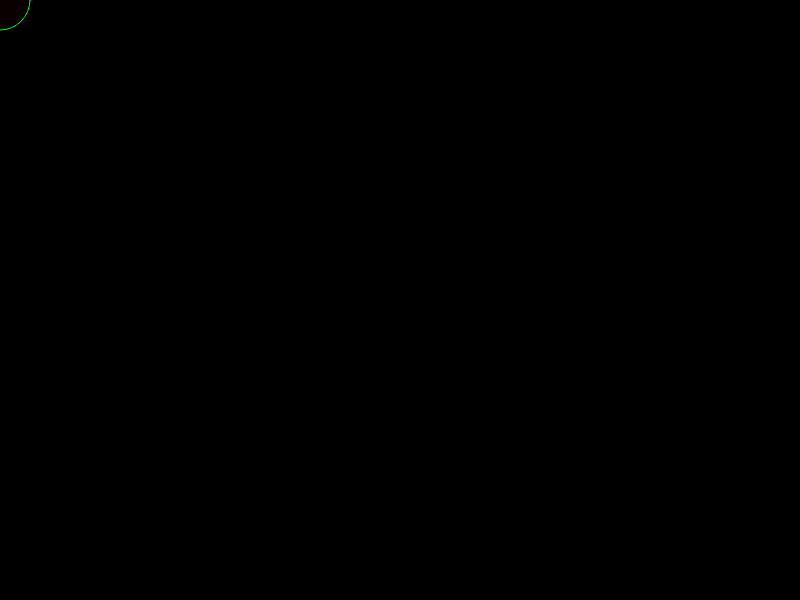
Frame 1 (no input)
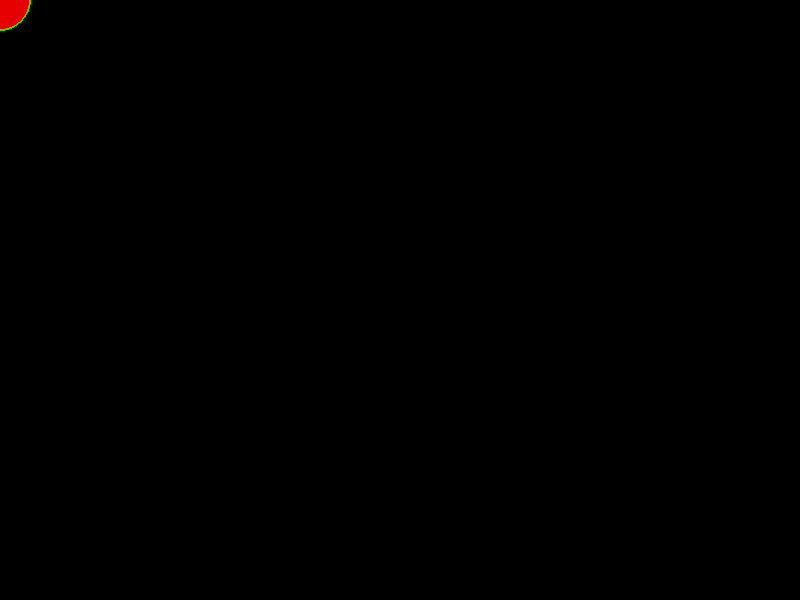
Frame 60 (no input)
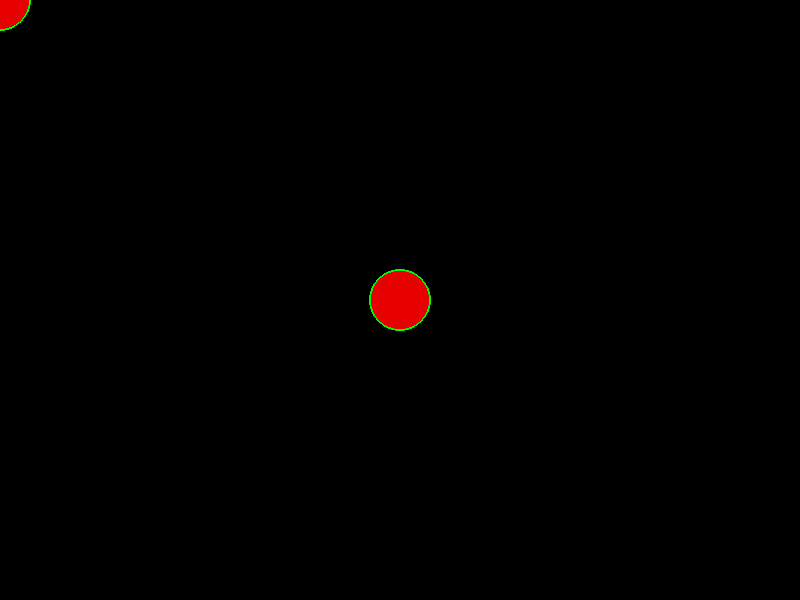
Frame 120 (the mouse pressed at the canvas centre since frame 60)

The p5.js sketch that drew these frames (run headless with seeded random() and noise() and a simulated clock; from frame 60 on, the mouse is pressed at the canvas centre):

// p5.js sketch
// ── sketch.js
function setup() {
  createCanvas(800, 600);
  background(0);
}

function draw() {
  
  fill(250,0,0,10); // 
  stroke(0,250,0); 
  strokeWeight(1)
  ellipse(mouseX, mouseY, 60, 60); 
}
